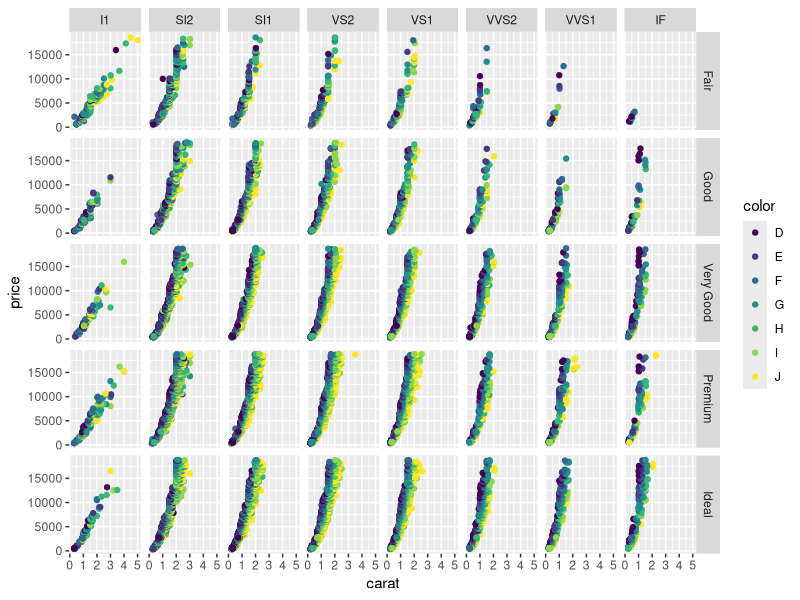

The R source for this figure:
require(ggplot2)
head(diamonds)
summary(diamonds)
ggplot(diamonds,aes(x=carat,y=price))+geom_point(aes(color=color))+facet_grid(cut~clarity)
